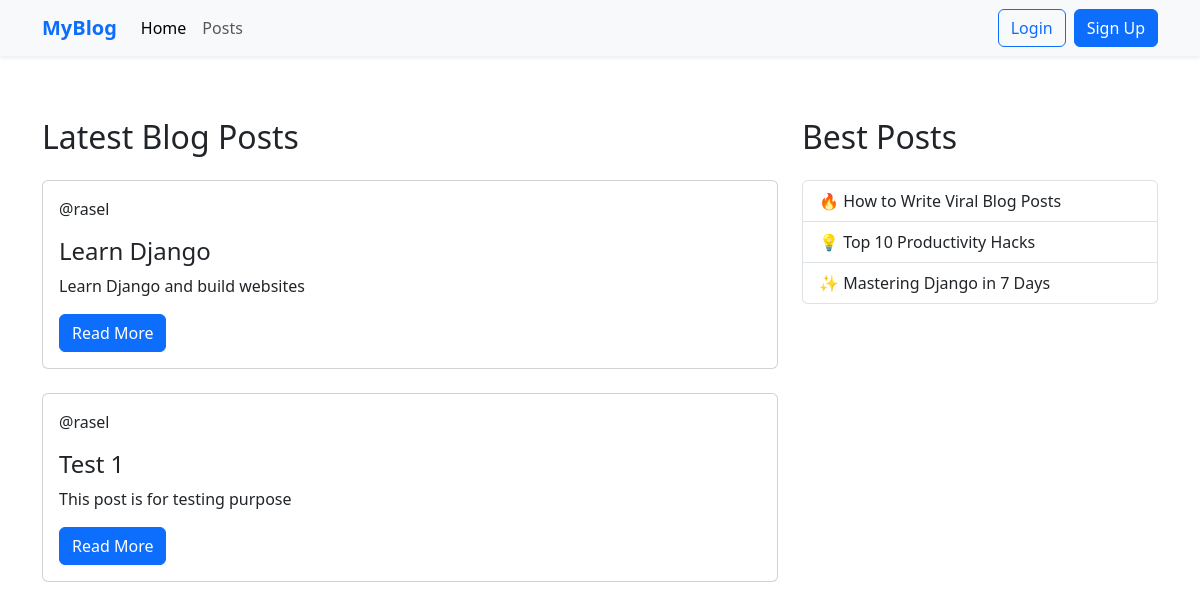
The app's page /, older data.
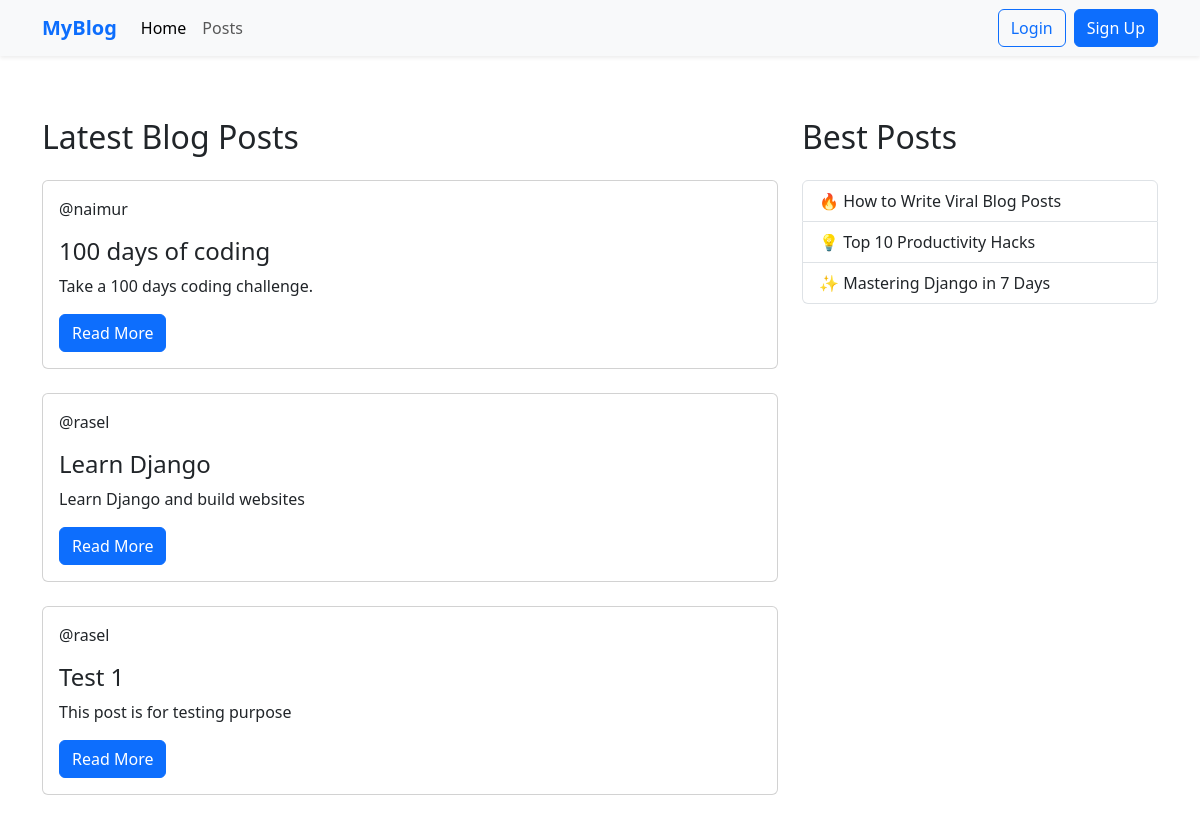
The same page, newer data.
### base/models.py (models this page shows, shortened)
class Post(models.Model):
    title = models.CharField(max_length=200)
    content = models.TextField()
    data_posted = models.DateTimeField(auto_now_add=True)
    author = models.ForeignKey(User, on_delete=models.CASCADE)

### base/views.py (the view)
# urls.py: path("", views.home, name='home'),
def home(request):
    posts = Post.objects.all().order_by('-data_posted')
    context = {
        'posts': posts
    }
    return render(request, 'home.html',context)

### base/templates/home.html
{% extends "main.html" %}
{% block content %}
<main class="container my-5">
    <div class="row">
      <div class="col-lg-8">
        <h2 class="mb-4">Latest Blog Posts</h2>
        {% for post in posts %}
            <div class="card mb-4">
            <div class="card-body">
                {% if post.title %}
                <p>@{{post.author}}</p>
                <h4 class="card-title">{{post.title}}</h4>
                {% endif %}
                <p class="card-text">{{post.content}}</p>
                <a href="{% url 'blog_detail' post.id %}" class="btn btn-primary">Read More</a>
            </div>
            </div>
        {% endfor %}
      </div>
      <div class="col-lg-4">
        <h2 class="mb-4">Best Posts</h2>
        <div class="list-group">
          <a href="/post/5" class="list-group-item list-group-item-action">
            🔥 How to Write Viral Blog Posts
          </a>
          <a href="/post/8" class="list-group-item list-group-item-action">
            💡 Top 10 Productivity Hacks
          </a>
          <a href="/post/12" class="list-group-item list-group-item-action">
            ✨ Mastering Django in 7 Days
          </a>
        </div>
      </div>
    </div>
  </main>
{% endblock content %}

Row changes from the older to the newer data that the page shows:
added Post: author "naimur", title "100 days of coding", content "Take a 100 days coding challenge."
